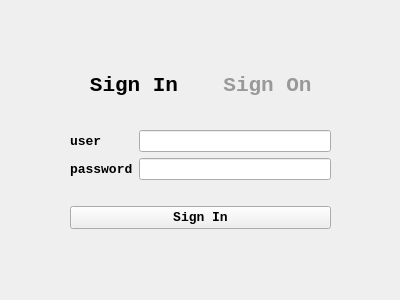
<?xml version="1.0" encoding="UTF-8"?>
<ui version="4.0">
 <class>SignIn</class>
 <widget class="QWidget" name="SignIn">
  <property name="geometry">
   <rect>
    <x>0</x>
    <y>0</y>
    <width>400</width>
    <height>300</height>
   </rect>
  </property>
  <property name="windowTitle">
   <string>Form</string>
  </property>
  <widget class="QWidget" name="layoutWidget">
   <property name="geometry">
    <rect>
     <x>70</x>
     <y>110</y>
     <width>261</width>
     <height>141</height>
    </rect>
   </property>
   <layout class="QVBoxLayout" name="verticalLayout_3">
    <item>
     <layout class="QHBoxLayout" name="horizontalLayout">
      <item>
       <layout class="QVBoxLayout" name="verticalLayout">
        <item>
         <widget class="QLabel" name="userLabel">
          <property name="font">
           <font>
            <family>Consolas</family>
            <pointsize>10</pointsize>
            <weight>75</weight>
            <bold>true</bold>
           </font>
          </property>
          <property name="text">
           <string>user</string>
          </property>
         </widget>
        </item>
        <item>
         <widget class="QLabel" name="pwLabel">
          <property name="font">
           <font>
            <family>Consolas</family>
            <pointsize>10</pointsize>
            <weight>75</weight>
            <bold>true</bold>
           </font>
          </property>
          <property name="text">
           <string>password</string>
          </property>
         </widget>
        </item>
       </layout>
      </item>
      <item>
       <layout class="QVBoxLayout" name="verticalLayout_2">
        <item>
         <widget class="QLineEdit" name="userLineEdit"/>
        </item>
        <item>
         <widget class="QLineEdit" name="pwLineEdit">
          <property name="echoMode">
           <enum>QLineEdit::Password</enum>
          </property>
         </widget>
        </item>
       </layout>
      </item>
     </layout>
    </item>
    <item>
     <widget class="QPushButton" name="signInButton">
      <property name="font">
       <font>
        <family>Consolas</family>
        <pointsize>10</pointsize>
        <weight>75</weight>
        <bold>true</bold>
       </font>
      </property>
      <property name="text">
       <string>Sign In</string>
      </property>
     </widget>
    </item>
   </layout>
  </widget>
  <widget class="QWidget" name="">
   <property name="geometry">
    <rect>
     <x>70</x>
     <y>60</y>
     <width>261</width>
     <height>51</height>
    </rect>
   </property>
   <layout class="QHBoxLayout" name="horizontalLayout_2">
    <item>
     <widget class="QPushButton" name="topButtonSignIn">
      <property name="enabled">
       <bool>false</bool>
      </property>
      <property name="font">
       <font>
        <family>Consolas</family>
        <pointsize>16</pointsize>
        <weight>75</weight>
        <bold>true</bold>
       </font>
      </property>
      <property name="styleSheet">
       <string notr="true">color : rgb(0, 0, 0);</string>
      </property>
      <property name="text">
       <string>Sign In</string>
      </property>
      <property name="autoDefault">
       <bool>false</bool>
      </property>
      <property name="default">
       <bool>false</bool>
      </property>
      <property name="flat">
       <bool>true</bool>
      </property>
     </widget>
    </item>
    <item>
     <widget class="QPushButton" name="topButtonSignOn">
      <property name="font">
       <font>
        <family>Consolas</family>
        <pointsize>16</pointsize>
        <weight>75</weight>
        <bold>true</bold>
       </font>
      </property>
      <property name="styleSheet">
       <string notr="true">color : rgb(153, 153, 153);</string>
      </property>
      <property name="text">
       <string>Sign On</string>
      </property>
      <property name="flat">
       <bool>true</bool>
      </property>
     </widget>
    </item>
   </layout>
  </widget>
 </widget>
 <resources/>
 <connections/>
</ui>
